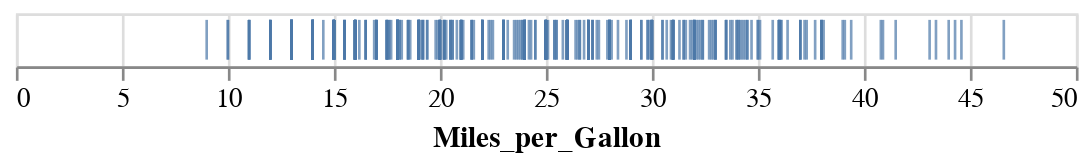

Notebook source saved alongside this figure:
### Markdown cell above
Melhorou, porém os dados se misturaram porque o ponto é grande demais e causa confusão. É possível usar uma marcação vertical pequena `tick` pois fica mais mais de distinguir um dado de outro.

### Code cell
alt.Chart(cars).mark_tick().encode(
    x='Miles_per_Gallon'
)

### Figure 1 — Vega-Lite specification as saved in the notebook (floating-point values rounded to 4 significant figures; data arrays with more than 128 entries replaced by an {"elided": "..."} marker saying what was removed)
{"config": {"view": {"continuousWidth": 400, "continuousHeight": 300}}, "data": {"name": "data-f02450ab61490a1363517a0190416235"}, "mark": "tick", "encoding": {"x": {"field": "Miles_per_Gallon", "type": "quantitative"}}, "$schema": "https://vega.github.io/schema/vega-lite/v4.17.0.json", "datasets": {"data-f02450ab61490a1363517a0190416235": {"elided": "406 records"}}}
